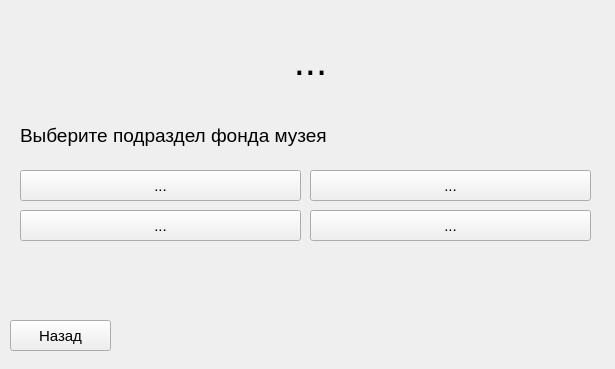
<?xml version="1.0" encoding="UTF-8"?>
<ui version="4.0">
 <class>Subselection</class>
 <widget class="QWidget" name="Subselection">
  <property name="geometry">
   <rect>
    <x>0</x>
    <y>0</y>
    <width>615</width>
    <height>369</height>
   </rect>
  </property>
  <property name="windowTitle">
   <string>Form</string>
  </property>
  <property name="styleSheet">
   <string notr="true"/>
  </property>
  <widget class="QLabel" name="Title">
   <property name="geometry">
    <rect>
     <x>10</x>
     <y>20</y>
     <width>601</width>
     <height>81</height>
    </rect>
   </property>
   <property name="font">
    <font>
     <pointsize>30</pointsize>
    </font>
   </property>
   <property name="text">
    <string>...</string>
   </property>
   <property name="alignment">
    <set>Qt::AlignCenter</set>
   </property>
  </widget>
  <widget class="QLabel" name="labelSubselection">
   <property name="geometry">
    <rect>
     <x>20</x>
     <y>120</y>
     <width>411</width>
     <height>31</height>
    </rect>
   </property>
   <property name="font">
    <font>
     <pointsize>14</pointsize>
    </font>
   </property>
   <property name="text">
    <string>Выберите подраздел фонда музея</string>
   </property>
  </widget>
  <widget class="QPushButton" name="backButton">
   <property name="geometry">
    <rect>
     <x>10</x>
     <y>320</y>
     <width>101</width>
     <height>31</height>
    </rect>
   </property>
   <property name="font">
    <font>
     <pointsize>11</pointsize>
    </font>
   </property>
   <property name="text">
    <string>Назад</string>
   </property>
  </widget>
  <widget class="QPushButton" name="pushButton_1">
   <property name="enabled">
    <bool>true</bool>
   </property>
   <property name="geometry">
    <rect>
     <x>20</x>
     <y>170</y>
     <width>281</width>
     <height>31</height>
    </rect>
   </property>
   <property name="font">
    <font>
     <pointsize>11</pointsize>
    </font>
   </property>
   <property name="text">
    <string>...</string>
   </property>
  </widget>
  <widget class="QPushButton" name="pushButton_2">
   <property name="geometry">
    <rect>
     <x>310</x>
     <y>170</y>
     <width>281</width>
     <height>31</height>
    </rect>
   </property>
   <property name="font">
    <font>
     <pointsize>11</pointsize>
    </font>
   </property>
   <property name="text">
    <string>...</string>
   </property>
  </widget>
  <widget class="QPushButton" name="pushButton_3">
   <property name="geometry">
    <rect>
     <x>20</x>
     <y>210</y>
     <width>281</width>
     <height>31</height>
    </rect>
   </property>
   <property name="font">
    <font>
     <pointsize>11</pointsize>
    </font>
   </property>
   <property name="text">
    <string>...</string>
   </property>
  </widget>
  <widget class="QPushButton" name="pushButton_4">
   <property name="enabled">
    <bool>true</bool>
   </property>
   <property name="geometry">
    <rect>
     <x>310</x>
     <y>210</y>
     <width>281</width>
     <height>31</height>
    </rect>
   </property>
   <property name="font">
    <font>
     <pointsize>11</pointsize>
    </font>
   </property>
   <property name="text">
    <string>...</string>
   </property>
  </widget>
 </widget>
 <resources/>
 <connections/>
</ui>
